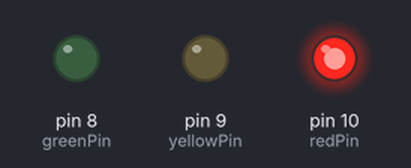
This sketch was run on a simulated Arduino Uno, built with avr-gcc and run on an emulated ATmega328P. Parts: output pins drawn as LEDs (lit = HIGH).

Above: at 0.1 s.
At 20.1 s:
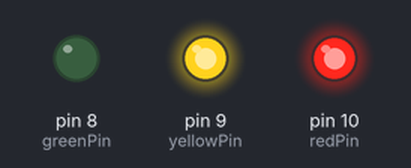
At 23.1 s:
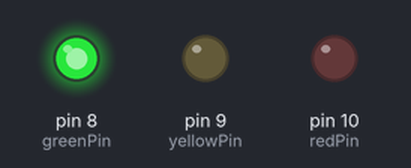
At 43.1 s:
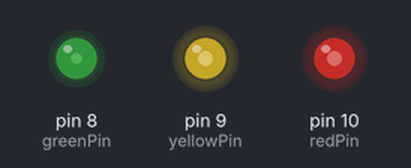
Timing chart, 0 to 44.6 s (numbered marks = the images above):
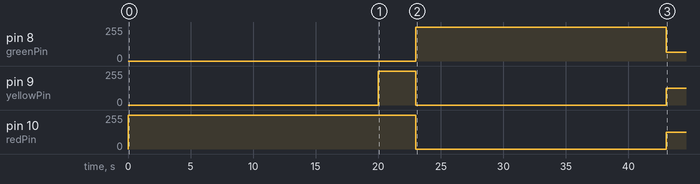

Measured:
- by itself, pin 8 (greenPin): 0/255 → 255/255 at 23.0 s, → 64/255 20.0 s later
- by itself, pin 9 (yellowPin): 0/255 → 255/255 at 20.0 s, → 0/255 3.0 s later, → 127/255 20.0 s later
- by itself, pin 10 (redPin): 255/255 → 0/255 at 23.0 s, → 127/255 20.0 s later

The sketch:

sketch.ino
```cpp
// 1. Pins for the LEDs
int redPin = 10;
int yellowPin = 9;
int greenPin = 8;

// 2. State variable (1 = Red, 2 = Red+Yellow, 3 = Green, 4 = Yellow)
int state = 1;

// 3. Timer variables
int timer = 0;
int t20 = 20000; // 20 seconds
int t3  = 3000;  // 3 seconds

void setup() {
  pinMode(redPin, OUTPUT);
  pinMode(yellowPin, OUTPUT);
  pinMode(greenPin, OUTPUT);

  // Start with Red light ON
  digitalWrite(redPin, HIGH);
  timer = millis();
}

void loop() {
  // Switch-case state machine
  switch (state) {

    case 1: // RED
      if (millis() - timer >= t20) {
        digitalWrite(redPin, HIGH);
        digitalWrite(yellowPin, HIGH);
        digitalWrite(greenPin, LOW);

        state = 2;        // Move to Red+Yellow
        timer = millis(); // Reset timer
      }
      break;

    case 2: // RED + YELLOW
      if (millis() - timer >= t3) {
        digitalWrite(redPin, LOW);
        digitalWrite(yellowPin, LOW);
        digitalWrite(greenPin, HIGH);

        state = 3;        // Move to Green
        timer = millis(); // Reset timer
      }
      break;

    case 3: // GREEN
      if (millis() - timer >= t20) {
        digitalWrite(redPin, LOW);
        digitalWrite(yellowPin, HIGH);
        digitalWrite(greenPin, LOW);

        state = 4;        // Move to Yellow
        timer = millis(); // Reset timer
      }
      break;

    case 4: // YELLOW
      if (millis() - timer >= t3) {
        digitalWrite(redPin, HIGH);
        digitalWrite(yellowPin, LOW);
        digitalWrite(greenPin, LOW);

        state = 1;        // Back to Red
        timer = millis(); // Reset timer
      }
      break;
  }
}
```
